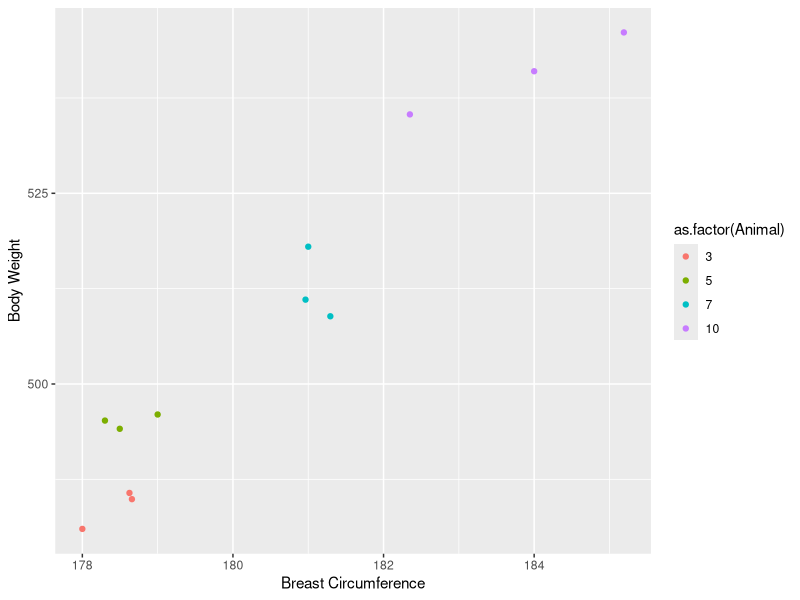

The R script that drew this image:
## ---- chunk 1
tbl_reg <- tibble::tibble(Animal = c(1:10),
                          `Breast Circumference` = c(176, 177, 178, 179, 179, 180, 181, 182,183, 184),
                          `Body Weight` = c(471, 463, 481, 470, 496, 491, 518, 511, 510, 541))
n_nr_obs <- nrow(tbl_reg)
knitr::kable(tbl_reg,
             booktabs = TRUE,
             longtable = TRUE,
             caption = paste0("Breast Circumference and Body Weight for ", 
                              nrow(tbl_reg)," Animals", collapse = ""),
             escape = FALSE)
## ---- chunk 2
n_nr_ani <- 4
n_nr_rep <- 3
n_sd_ratio <- 0.4
n_sd_bc <- sd(tbl_reg$`Breast Circumference`)
n_sd_bw <- sd(tbl_reg$`Body Weight`)
## ---- chunk 3
set.seed(432)
vec_sel_ani <- sample(tbl_reg$Animal, size = n_nr_ani)
# loop over selected animals
tbl_rep_obs <- NULL
for (aidx in vec_sel_ani){
  # add observation of currently selected animal aidx
  if (is.null(tbl_rep_obs)){
    tbl_rep_obs <- tbl_reg[aidx,]
  } else {
    tbl_rep_obs <- dplyr::bind_rows(tbl_rep_obs, tbl_reg[aidx,])
  }
  # add repeated observations
  tbl_rep_cur <- tibble::tibble(Animal = rep(aidx, n_nr_rep-1),
                                `Breast Circumference` = rnorm((n_nr_rep-1), 
                                                               mean = tbl_reg$`Breast Circumference`[aidx],
                                                               sd = n_sd_bc*n_sd_ratio),
                                `Body Weight` = rnorm((n_nr_rep-1),
                                                      mean = tbl_reg$`Body Weight`[aidx],
                                                      sd = n_sd_bw*n_sd_ratio))
  tbl_rep_obs <- dplyr::bind_rows(tbl_rep_obs, tbl_rep_cur)
  
}
tbl_rep_obs
## ---- chunk 4
ggplot2::ggplot(data = tbl_rep_obs, mapping = ggplot2::aes(x = `Breast Circumference`, 
                                                           y = `Body Weight`, 
                                                           color = as.factor(Animal))) + 
  ggplot2::geom_point()
